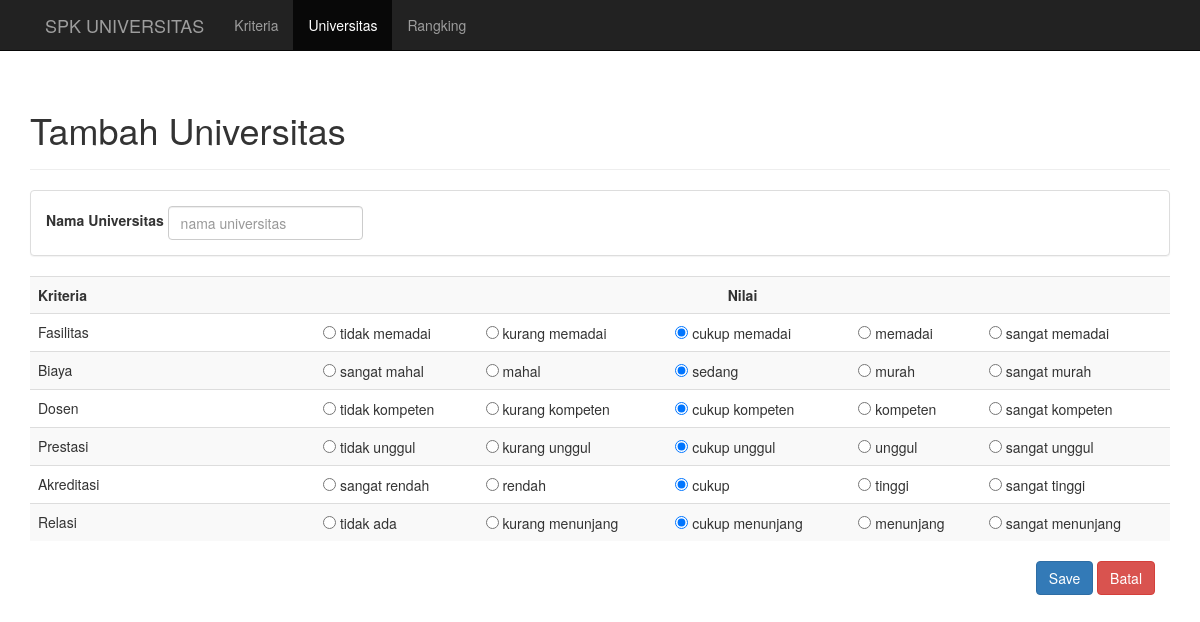
The app's page /universitas/tambah with its own data.
### tables this page shows
CREATE TABLE `subkriteria` (
  `kdSubKriteria` int(11) NOT NULL,
  `subKriteria` varchar(50) NOT NULL,
  `value` int(11) NOT NULL,
  `kdKriteria` int(11) NOT NULL
);

### application/helpers/General_helper.php (called while the page is built, shortened)
<?php
if (!function_exists('loadPage')) {
    function loadPage($view, $vars=array()){
        $data['view'] = $view;
        $data['data'] = $vars;
        $CI = &get_instance();
        return $CI->load->view('layouts/layout', $data);
    }
}

### application/controllers/Universitas.php (called while the page is built, shortened)
<?php
class Universitas extends MY_Controller
{
    public function tambah($id = null)
    {
        if ($id == null) {
            if (count($_POST)) {
                $this->form_validation->set_rules('universitas', '', 'trim|required');
                if ($this->form_validation->run() == false) {
                    $errors = $this->form_validation->error_array();
                    $this->session->set_flashdata('errors', $errors);
                    redirect(current_url());
                } else {
                    $universitas = $this->input->post('universitas');
                    $nilai = $this->input->post('nilai');
                    $this->MUniversitas->universitas = $universitas;
                    if ($this->MUniversitas->insert() == true) {
                        $success = false;
                        $kdUniversitas = $this->MUniversitas->getLastID()->kdUniversitas;
                        foreach ($nilai as $item => $value) {
                            $this->MNilai->kdUniversitas = $kdUniversitas;
                            $this->MNilai->kdKriteria = $item;
                            $this->MNilai->nilai = $value;
                            if ($this->MNilai->insert()) {
                                $success = true;
                            }
                        }
                        if ($success == true) {
                            $this->session->set_flashdata('message', 'Berhasil menambah data :)');
                            redirect('universitas');
                        } else {
                            echo 'gagal';
                        }
                    }
                }
            }else{
                $data['dataView'] = $this->getDataInsert();
                loadPage('universitas/tambah', $data);
            }
        }
    }
    private function getDataInsert()
    {
        $dataView = array();
        $kriteria = $this->MKriteria->getAll();
        foreach ($kriteria as $item) {
            $this->MSubKriteria->kdKriteria = $item->kdKriteria;
            $dataView[$item->kdKriteria] = array(
                'nama' => $item->kriteria,
                'data' => $this->MSubKriteria->getById()
            );
        }
        return $dataView;
    }
}

### index.php (called while the page is built, shortened)
<?php
require_once BASEPATH.'core/CodeIgniter.php';

### application/models/MKriteria.php (called while the page is built, shortened)
<?php
class MKriteria extends CI_Model{
    private function getTable()
    {
        return 'kriteria';
    }
    public function getAll()
    {
        $query = $this->db->get($this->getTable());
        if($query->num_rows() > 0){
            foreach ( $query->result() as $row) {
                $kriterias[] = $row;
            }
            return $kriterias;
        }
    }
}

### application/models/MSubKriteria.php (called while the page is built, shortened)
<?php
class MSubKriteria extends CI_Model{
    public $kdKriteria;
    private function getTable()
    {
        return 'subkriteria';
    }
    public function getById()
    {
        $this->db->where('kdKriteria', $this->kdKriteria);
        $query = $this->db->get($this->getTable());
        if($query->num_rows() > 0){
            foreach ($query->result() as $row) {
                $subkriteria[] = $row;
            }
            return $subkriteria;
        }
    }
}

### application/views/universitas/tambah.php (the view, shortened to what this page needs)
<div class="page-header">
    <h1>Tambah Universitas</h1>
</div>
<div class="col-md-12">
    <?php echo form_open() ?>
    <div class="row">
        <div class="panel panel-default">
            <div class="panel-body">
                <div class="form-inline">
                    <div class="form-group">
                        <label for="universitas">Nama Universitas</label>
                        <input name="universitas" type="text" class="form-control" id="universitas"
                               value="<?php echo isset($nilaiUniversitas[0]->universitas) ? $nilaiUniversitas[0]->universitas : ''?>"
                               placeholder="nama universitas">
                    </div>
                </div>
            </div>
        </div>
        <div class="table-responsive">
            <table class="table table-striped">
                <tr>
                    <th class="col-md-3">Kriteria</th>
                    <th colspan="5" class="text-center col-md-9">Nilai</th>
                </tr>
                <?php
                foreach ($dataView as $item) {
                ?>
                <tr>
                    <td><?php echo $item['nama']; ?></td>
                    <?php
                    $no = 1;
                    foreach ($item['data'] as $dataItem) {
                        ?>
                        <td>
                            <input type="radio" name="nilai[<?php echo $dataItem->kdKriteria ?>]"
                                   value="<?php echo $dataItem->value ?>"
                                    <?php
                                    if(isset($nilaiUniversitas)){
                                        foreach ($nilaiUniversitas as $item => $value) {
                                            if($value->kdKriteria == $dataItem->kdKriteria){
                                                if($value->nilai ==  $dataItem->value){
                                                    ?>
                                                    checked="checked"
                                                    <?php
                                                }
                                            }
                                        }
                                    }else{
                                        if($no == 3){
                                            ?>
                                            checked="checked"
                                            <?php
                                        }
                                    }
                                    ?>
                            /> <?php echo $dataItem->subKriteria;
                            $no++;
                           ?>
                        </td>
                        <?php
                    }
                    echo '</tr>';
                    }
                    ?>
            </table>
        </div>
        <div class="pull-right">
            <div class="col-md-12">
                <button class="btn btn-primary" type="submit">Save</button>
                <a class="btn btn-danger" href="<?php site_url('universitas') ?>" role="button">Batal</a>
            </div>
        </div>
    </div>
    <?php echo form_close() ?>
</div>

### application/views/layouts/layout.php (style rules this page uses)
body { padding-top: 70px; }

### records on screen
subkriteria: subKriteria "tidak memadai"
subkriteria: subKriteria "kurang memadai"
subkriteria: subKriteria "cukup memadai"
subkriteria: subKriteria "memadai"
subkriteria: subKriteria "sangat memadai"
subkriteria: subKriteria "sangat mahal"
subkriteria: subKriteria "mahal"
subkriteria: subKriteria "sedang"
subkriteria: subKriteria "murah"
subkriteria: subKriteria "sangat murah"
subkriteria: subKriteria "tidak kompeten"
subkriteria: subKriteria "kurang kompeten"
subkriteria: subKriteria "cukup kompeten"
subkriteria: subKriteria "kompeten"
subkriteria: subKriteria "sangat kompeten"
subkriteria: subKriteria "tidak unggul"
subkriteria: subKriteria "kurang unggul"
subkriteria: subKriteria "cukup unggul"
subkriteria: subKriteria "unggul"
subkriteria: subKriteria "sangat unggul"
subkriteria: subKriteria "sangat rendah"
subkriteria: subKriteria "rendah"
subkriteria: subKriteria "cukup"
subkriteria: subKriteria "tinggi"
subkriteria: subKriteria "sangat tinggi"
subkriteria: subKriteria "tidak ada"
subkriteria: subKriteria "kurang menunjang"
subkriteria: subKriteria "cukup menunjang"
subkriteria: subKriteria "menunjang"
subkriteria: subKriteria "sangat menunjang"

### other values on screen
$item['nama'] "Fasilitas"
$item['nama'] "Biaya"
$item['nama'] "Dosen"
$item['nama'] "Prestasi"
$item['nama'] "Akreditasi"
$item['nama'] "Relasi"
